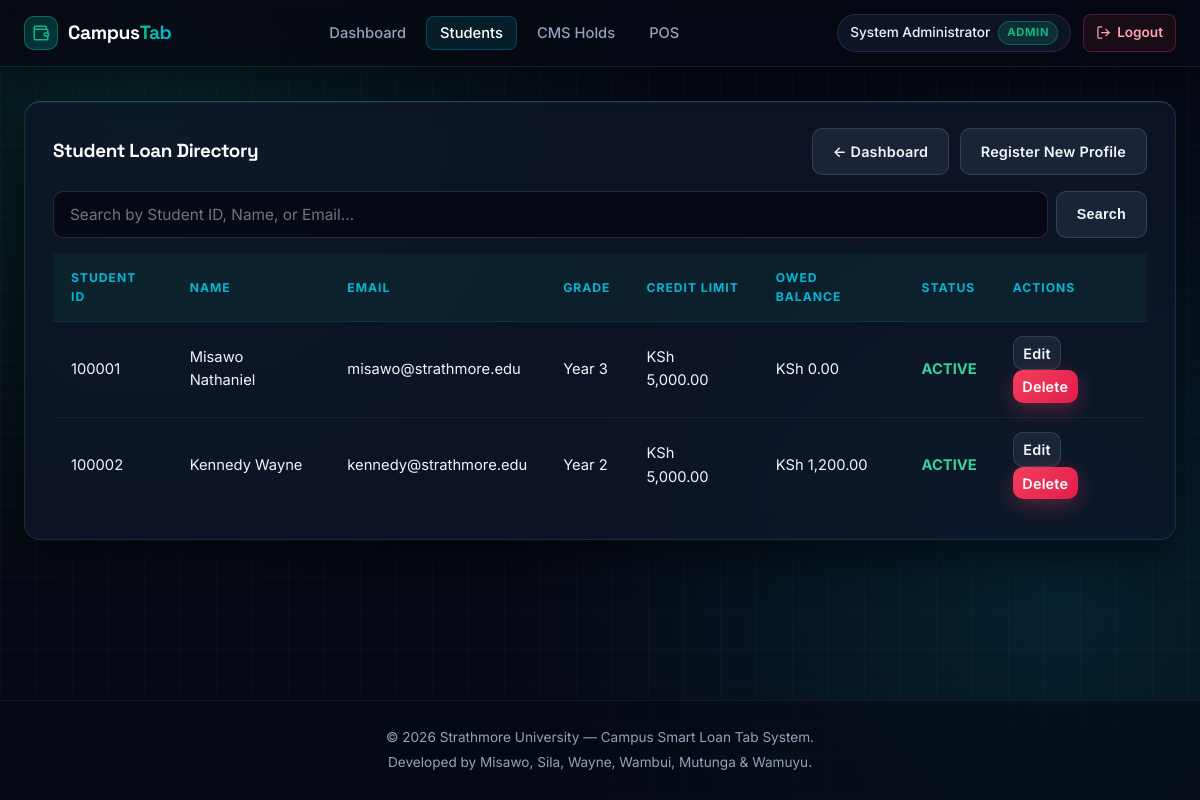
Screenshot of /modules/auth/student_view.php (signed in) with the database file from the repository.
### tables this page shows
CREATE TABLE IF NOT EXISTS users (
    user_id INT AUTO_INCREMENT PRIMARY KEY,
    student_id VARCHAR(20) UNIQUE NOT NULL,
    full_name VARCHAR(100) NOT NULL,
    email VARCHAR(100) UNIQUE NOT NULL,
    phone VARCHAR(15),
    grade VARCHAR(20),
    role ENUM('STUDENT', 'VENDOR', 'ADMIN') DEFAULT 'STUDENT',
    credit_limit DECIMAL(10,2) DEFAULT 5000.00,
    current_balance DECIMAL(10,2) DEFAULT 0.00,
    account_status ENUM('ACTIVE', 'HELD', 'SUSPENDED') DEFAULT 'ACTIVE',
    pass VARCHAR(255) NOT NULL,
    created_at TIMESTAMP DEFAULT CURRENT_TIMESTAMP
);

### modules/auth/student_view.php (the view, shortened to what this page needs)
<?php
require_once '../../config/db.php';
$search = trim($_GET['q'] ?? '');
if ($search !== '') {
    $like = '%' . $search . '%';
    $stmt = $pdo->prepare("
        SELECT * FROM users
        WHERE role = 'STUDENT'
          AND (student_id LIKE ? OR full_name LIKE ? OR email LIKE ?)
        ORDER BY created_at DESC
    ");
    $stmt->execute([$like, $like, $like]);
    $students = $stmt->fetchAll();
} else {
    $students = $pdo->query("SELECT * FROM users WHERE role = 'STUDENT' ORDER BY created_at DESC")->fetchAll();
}
require_once '../../includes/header.php';
?>
<div class="card">
    <div style="display: flex; justify-content: space-between; align-items: center; flex-wrap: wrap; gap: 10px; margin-bottom: 1rem;">
        <h3 style="margin: 0;">Student Loan Directory</h3>
        <div>
            <a href="dashboard.php" class="btn" style="margin-right: 6px;">&larr; Dashboard</a>
            <a href="student_register.php" class="btn">Register New Profile</a>
        </div>
    </div>
    <form method="GET" style="display: flex; gap: 8px; margin-bottom: 1rem;">
        <input type="text" name="q" placeholder="Search by Student ID, Name, or Email..." value="<?= htmlspecialchars($search) ?>" style="flex: 1;">
        <button type="submit" class="btn">Search</button>
    </form>
    <table>
        <thead>
            <tr>
                <th>Student ID</th>
                <th>Name</th>
                <th>Email</th>
                <th>Grade</th>
                <th>Credit Limit</th>
                <th>Owed Balance</th>
                <th>Status</th>
                <th>Actions</th>
            </tr>
        </thead>
        <tbody>
            <?php if (empty($students)): ?>
                <tr>
                    <td colspan="8" style="text-align: center; color: var(--text-muted);">No student credit accounts found.</td>
                </tr>
            <?php else: ?>
                <?php foreach ($students as $row): ?>
                <tr>
                    <td><?= htmlspecialchars($row['student_id']) ?></td>
                    <td><?= htmlspecialchars($row['full_name']) ?></td>
                    <td><?= htmlspecialchars($row['email']) ?></td>
                    <td><?= htmlspecialchars($row['grade']) ?></td>
                    <td>KSh <?= number_format((float)$row['credit_limit'], 2) ?></td>
                    <td>KSh <?= number_format((float)$row['current_balance'], 2) ?></td>
                    <td>
                        <strong style="color: <?= $row['account_status'] === 'ACTIVE' ? 'var(--primary-hover, #15803d)' : 'var(--danger, #dc2626)' ?>;">
                            <?= htmlspecialchars($row['account_status']) ?>
                        </strong>
                    </td>
                    <td>
                        <a href="student_edit.php?uid=<?= (int)$row['user_id'] ?>" class="btn" style="padding: 0.3rem 0.6rem;">Edit</a>
                        <a href="student_view.php?delete=<?= (int)$row['user_id'] ?>" class="btn btn-danger" style="padding: 0.3rem 0.6rem;" onclick="return confirm('Delete this student record?')">Delete</a>
                    </td>
                </tr>
                <?php endforeach; ?>
            <?php endif; ?>
        </tbody>
    </table>
</div>
<?php require_once '../../includes/footer.php'; ?>

### includes/header.php (shortened to what this page needs)
<?php
$baseUrl = rtrim(dirname($_SERVER['SCRIPT_NAME'], 3), '/\\');
$currentPage = basename($_SERVER['PHP_SELF']);
?>
<!DOCTYPE html>
<html lang="en">
<head>
    <link rel="stylesheet" href="<?= htmlspecialchars($baseUrl) ?>/public/css/style.css?v=<?= time() ?>">
</head>
<body>
    <nav class="navbar">
        <div class="nav-inner">
            <div class="nav-brand">
                <a href="<?= htmlspecialchars($baseUrl) ?>/modules/auth/dashboard.php" class="brand-logo">
                    <span class="brand-icon"><i data-lucide="wallet"></i></span>
                    <span>Campus<span class="brand-accent">Tab</span></span>
                </a>
            </div>
            <ul class="nav-links">
                <?php if (isset($_SESSION['user_id'])): ?>
                    <?php $role = $_SESSION['role'] ?? 'STUDENT'; ?>
                    <?php if ($role === 'ADMIN'): ?>
                        <li><a href="<?= htmlspecialchars($baseUrl) ?>/modules/auth/dashboard.php" class="<?= $currentPage === 'dashboard.php' ? 'active' : '' ?>">Dashboard</a></li>
                        <li><a href="<?= htmlspecialchars($baseUrl) ?>/modules/auth/student_view.php" class="<?= $currentPage === 'student_view.php' ? 'active' : '' ?>">Students</a></li>
                        <li><a href="<?= htmlspecialchars($baseUrl) ?>/modules/billing/cms_hold.php" class="<?= $currentPage === 'cms_hold.php' ? 'active' : '' ?>">CMS Holds</a></li>
                        <li><a href="<?= htmlspecialchars($baseUrl) ?>/modules/pos/checkout.php" class="<?= $currentPage === 'checkout.php' ? 'active' : '' ?>">POS</a></li>
                    <?php endif; ?>
                <?php else: ?>
                    <li><a href="<?= htmlspecialchars($baseUrl) ?>/modules/auth/login.php">SSO Login</a></li>
                <?php endif; ?>
            </ul>
            <?php if (isset($_SESSION['user_id'])): ?>
                <div class="nav-user">
                    <div class="user-chip">
                        <span class="user-name"><?= htmlspecialchars($_SESSION['full_name'] ?? 'User') ?></span>
                        <span class="role-badge role-<?= strtolower(htmlspecialchars($role)) ?>"><?= htmlspecialchars($role) ?></span>
                    </div>
                    <a href="<?= htmlspecialchars($baseUrl) ?>/modules/auth/logout.php" class="btn-logout" title="Logout">
                        <i data-lucide="log-out"></i>
                        <span>Logout</span>
                    </a>
                </div>
            <?php endif; ?>
        </div>
    </nav>
    <main class="main-content container">

### includes/footer.php (shortened to what this page needs)
</main>
    <footer class="footer">
        <div class="footer-container">
            <p>&copy; <?= date('Y') ?> Strathmore University — Campus Smart Loan Tab System.</p>
            <p style="font-size: 0.85rem; color: var(--text-muted); margin-top: 4px;">
                Developed by Misawo, Sila, Wayne, Wambui, Mutunga &amp; Wamuyu.
            </p>
        </div>
    </footer>
</body>
</html>

### rows the page displays
users: student "100001", full_name "Misawo Nathaniel", email "misawo@strathmore.edu", grade "Year 3", credit_limit "5,000.00", current_balance "0.00", account_status "ACTIVE"
users: student "100002", full_name "Kennedy Wayne", email "kennedy@strathmore.edu", grade "Year 2", credit_limit "5,000.00", current_balance "1,200.00", account_status "ACTIVE"

### other values shown
$_SESSION['full_name'] "System Administrator"
$role "ADMIN"
